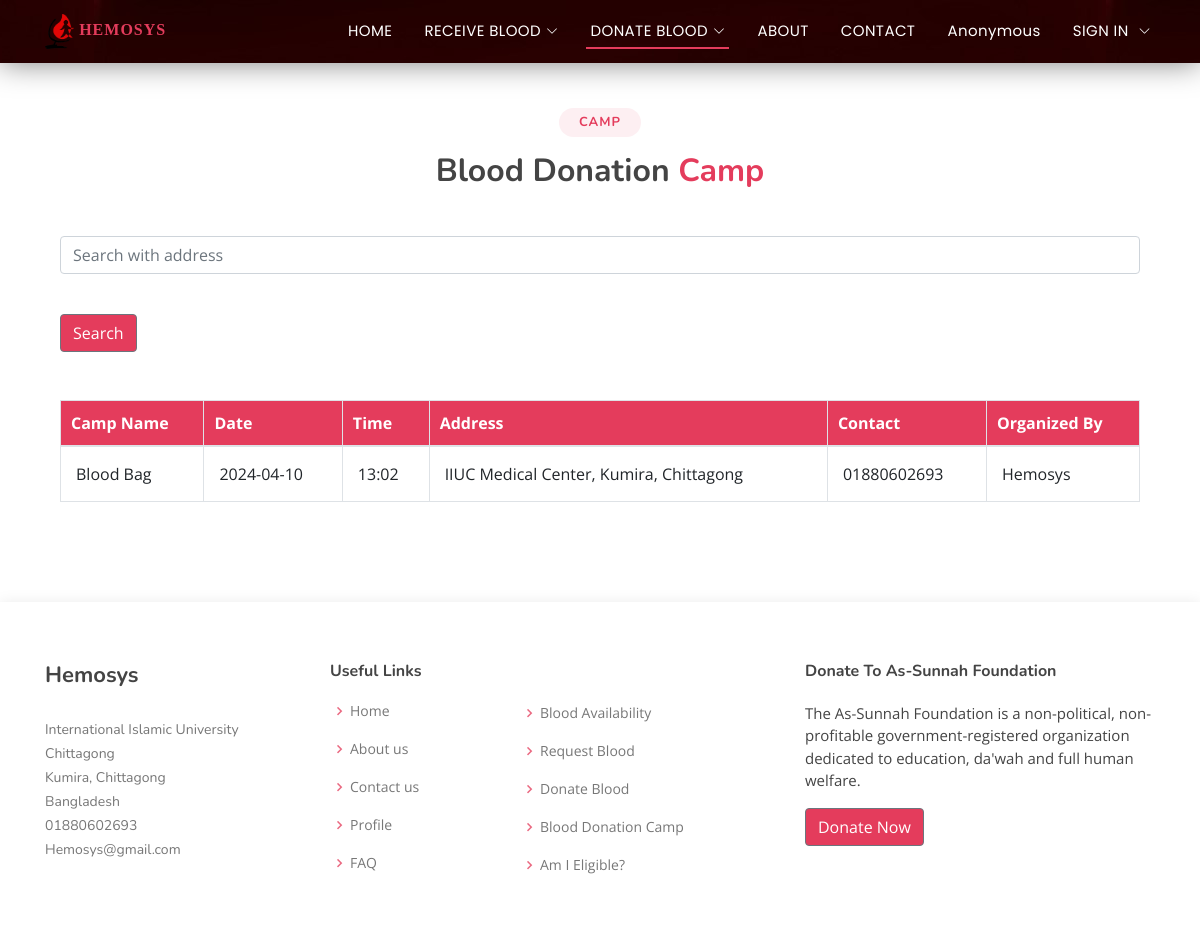
Page /donor/blood-donation-camp/ on the committed database.
### Recipient/models.py (models this page shows)
class donationCamp(models.Model):
    campname = models.CharField(max_length=150)
    campdate = models.CharField(max_length=150)
    camptime = models.CharField(max_length=150)
    campaddress = models.CharField(max_length=150)
    campcontact = models.CharField(max_length=150)
    camporganizer = models.CharField(max_length=150)

### donor/views.py (the view)
# urls.py: path('blood-donation-camp/', donation_camp, name="donationcamp"),
def donation_camp(request):
    campdata = donationCamp.objects.all()
    if request.method == "GET":
            st=request.GET.get('search')
            if st != None:
                campdata=donationCamp.objects.filter(campaddress__icontains = st)
    data={
        'campdata' : campdata,
    }
    return render(request, 'donationcamp.html', data)

### templates/donationcamp.html (shortened to what this page needs)
{% extends 'base.html' %}
{% block content %}
  <section id="bdc" class="bdc">
    <div class="container">
      <div class="section-title">
        <br><br>
        <h2>Camp</h2>
        <h3>Blood Donation <span>Camp</span></h3>
      </div>
      <div class="container mt-3 mb-3">
        <form method="GET" action="">
          <div class="form-group">
            <input type="text" class="form-control" id="search" name="search" placeholder="Search with address">
          </div>
          <br>
          <button type="submit" class="btn btn-secondary" style="background-color: #e43c5c">Search</button>
        </form>
      </div>
      <div class="container mt-5">
        <table class="table table-bordered">
          <thead>
            <tr>
              <th>Camp Name</th>
              <th>Date</th>
              <th>Time</th>
              <th>Address</th>
              <th>Contact</th>
              <th>Organized By</th>
            </tr>
          </thead>
          <tbody>
            {% for n in campdata%}
            <tr>
              <td>{{n.campname}}</td>
              <td>{{n.campdate}}</td>
              <td>{{n.camptime}}</td>
              <td>{{n.campaddress}}</td>
              <td>{{n.campcontact}}</td>
              <td>{{n.camporganizer}}</td>
            </tr>
            {% endfor %}
          </tbody>
        </table><br>
      </div>
    </div>
  </section>
{% endblock content %}

### static/assets/css/style.css (style rules this page uses)
body { font-family: "Open Sans", sans-serif; color: #444444; }
h1, h2, h3, h4, h5, h6 { font-family: "Nunito", sans-serif; }
section { padding: 60px 0; overflow: hidden; }
.section-title { text-align: center; padding-bottom: 30px; }
.section-title h2 { font-size: 13px; letter-spacing: 1px; font-weight: 700; padding: 8px 20px; line-height: 1; margin: 0; background: #fdeff2; color: #e43c5c; display: inline-block; text-transform: uppercase; border-radius: 50px; }
.section-title h3 { margin: 15px 0 0 0; font-size: 32px; font-weight: 700; }
.section-title h3 span { color: #e43c5c; }
.table { font-size: 16px; }
.table td, .table th { padding: 5px; }
.bdc .table td { padding:15px; }
.bdc .table th { padding:10px; color: white; background-color: #e43c5c; }

### rows in the picture
donationCamp: campname "Blood Bag", campdate "2024-04-10", camptime "13:02", campaddress "IIUC Medical Center, Kumira, Chittagong", campcontact "01880602693", camporganizer "Hemosys"
